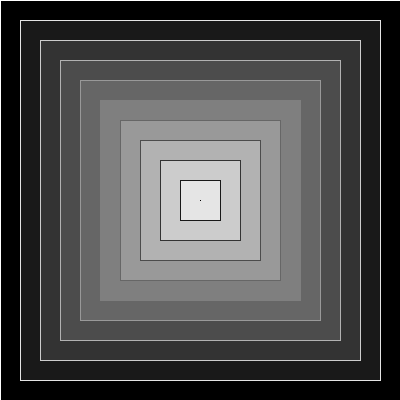
Frame 1 (no input)
Frame 60 (the mouse pressed at the canvas centre just before this capture): identical to frame 1, image omitted
Frame 120 (the mouse held since frame 60 and released just before this capture): identical to frame 1, image omitted

The Processing sketch that drew this single still picture (run headless with seeded random() and noise(); from frame 60 on, the mouse is pressed at the canvas centre):

// Processing sketch: sketch_230523d_for_map
// ── sketch_230523d_for_map.pde


void setup() {
  size(400, 400);
}

void draw() {
  background(255);
  rectMode(CENTER);
  //contar los indices:
  for (int i = 0; i<=10; i++) {
    //float tam = i*40;
    float tam = map(i, 0, 10, 400, 0);
    float col = map(i, 0, 10, 0, 255);
    float colLinea = map(i, 0, 10, 255, 0);
    fill(col);
    stroke(colLinea);
    //stroke( map(i,0,10,255,0) );
    //tam 400 360 ... 0
    //noFill();
    rect(200, 200, tam, tam);
  }
}
